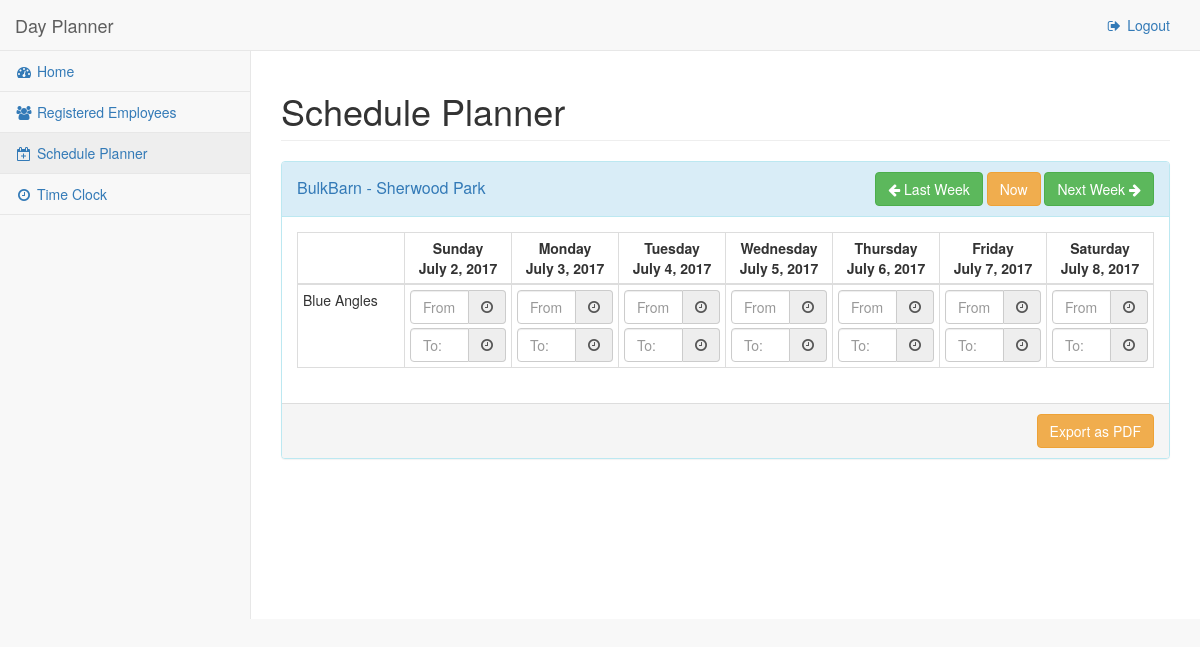
/app/schedule-planner/2017-7-6/ (signed in), run on the app's committed database.
### DayPlanner/models.py (models this page shows, shortened)
class Store(models.Model):
    id = models.UUIDField(
        primary_key=True,
        default=uuid4,
        editable=False
    )
    name = models.CharField(
        max_length=100
    )
    location = models.CharField(
        max_length=100
    )
    franchise = models.ForeignKey(
        Franchise,
        on_delete=models.CASCADE
    )

class Profile(models.Model):
    user = models.OneToOneField(
        User,
        on_delete=models.CASCADE
    )
    address = models.CharField(
        max_length=100,
        blank=True
    )
    cellnumber = models.CharField(
        max_length=12,
        blank=True
    )
    homenumber = models.CharField(
        max_length=12,
        blank=True
    )

class Employee(Profile):
    store = models.ForeignKey(
        Store,
        on_delete=models.CASCADE
    )

class Profile(models.Model):
    user = models.OneToOneField(
        User,
        on_delete=models.CASCADE
    )
    address = models.CharField(
        max_length=100,
        blank=True
    )
    cellnumber = models.CharField(
        max_length=12,
        blank=True
    )
    homenumber = models.CharField(
        max_length=12,
        blank=True
    )

### DayPlanner/views.py (the view, shortened to what this page needs)
# urls.py: url(r'^schedule-planner/(?P<date>[0-9-]+)/$', views.SchedulePlannerView.as_view(), name = 'schedule_planner' ),
class SchedulePlannerView(TemplateView):
    template_name = "DayPlanner/schedule_planner.html"
    success_url = "DayPlanner:schedule_planner"
    pdf_url = "DayPlanner:schedule_pdf"
    current_date = datetime.now().date()
    method_decorator(csrf_protect)
    def get_context_data(self, **kwargs):
        context = super(SchedulePlannerView, self).get_context_data(**kwargs)
        user = self.request.user
        franchise = Manager.objects.get(user = user).franchise
        stores = franchise.store_set.all()
        arg_date = self.get_arg_date(kwargs)
        is_before = self.get_is_before(arg_date)
        calendar = WeekCalendar(arg_date)
        week = calendar.formatWeek()
        last_week = calendar.getPreviousWeek()
        next_week = calendar.getNextWeek()
        context['lastWeek'] = last_week
        context['nextWeek'] = next_week
        context['week'] = week
        context['isBefore'] = is_before
        context['stores'] = self.get_week_schedule(stores,week)
        return context
    def get_arg_date(self,kwargs):
        arg_date = None
        try:
            urlDate = kwargs["date"].split("-")
            year = int(urlDate[0])
            month = int(urlDate[1])
            day = int(urlDate[2])
            arg_date = date(year, month, day)
        except KeyError:
            arg_date = self.current_date
        return arg_date
    def get_is_before(self,arg_date):
        if arg_date < self.current_date:
            return True
        return False
    def get_week_schedule(self,stores,week):
        data = {}
        for store in stores:
            data[store] = {}
            for employee in store.employee_set.all():
                week_schedule = []
                for day in week:
                    day_scedule = {}
                    try:
                        day_scedule[day] = employee.dayschedule_set.get(date=day,employee=employee)
                    except ObjectDoesNotExist:
                        day_scedule[day] = None
                    week_schedule.append(day_scedule)
                data[store][employee] = week_schedule
        return data

### DayPlanner/controller.py (called while the page is built)
    def formatWeek(self):
        weekDict = {0:"Monday",1:"Tuesday",2:"Wednesday",3:"Thursday",4:"Friday",5:"Saturday",6:"Sunday"}
        currentWeek = self.getFullWeek(self.currentDate)
        return currentWeek

    def getNextWeek(self):
        return str(self.nextWeekDate.year) + "-" + str(self.nextWeekDate.month) + "-" + str(self.nextWeekDate.day)

    def getPreviousWeek(self):
        return str(self.previousWeekDate.year) + "-" + str(self.previousWeekDate.month) + "-" + str(self.previousWeekDate.day)

    def getFullWeek(self,date):
        week = []
        weekStart = 0
        weekEnd = 6
        currentWeekDay = date.weekday()
        pointer = currentWeekDay  + 1
        while pointer > weekStart:
            daysBefore = date - timedelta(days=pointer)
            pointer -= 1
            week.append(daysBefore)
        pointer = 0
        currentWeekDay = date.weekday()
        while pointer < weekEnd - currentWeekDay:
            daysAfter = date + timedelta(days=pointer)
            pointer += 1;
            week.append(daysAfter)
        return week

### DayPlanner/templates/DayPlanner/schedule_planner.html (shortened to what this page needs)
{% extends 'base_cp.html' %}
{% load static %}
{% load widget_tweaks %}
{% block css %}
	<link href="{% static 'css/bootstrap-datetimepicker.min.css' %}" rel="stylesheet">
{% endblock %}
{% block main_content %}
<div class="row">
	<div class="col-lg-12">
		<h1 class="page-header">Schedule Planner</h1>
	</div>
</div>
{% for store, employees in stores.items %}
<div class="row">
	<div class="col-lg-12">
		<div class="panel panel-info ">
			<div class="panel-heading">
				<div class="row">
					<div class="col-xs-6">
						<a href="#{{ store.pk }}" data-toggle="collapse">
						<span class="panel-title panel-title-with-buttons">
						{{ store.name }} - {{ store.location }}
						</span>
						</a>
					</div>
					<div class="col-xs-6 text-right">
						<a href="{% url 'DayPlanner:schedule_planner' lastWeek %}" class="btn btn-success">
							<i class="fa fa-arrow-left" aria-hidden="true"></i>
							Last Week
						</a>
						<a href="{% url 'DayPlanner:schedule_planner' %}" class="btn btn-warning">
							Now
						</a>
						<a href="{% url 'DayPlanner:schedule_planner' nextWeek %}" class="btn btn-success">
							Next Week
							<i class="fa fa-arrow-right" aria-hidden="true"></i>
						</a>
					</div>
				</div>
			</div>
			<div class="panel-body collapse in" id="{{ store.pk }}">
				<table class="table table-condensed table-bordered" id="schedule-table">
					<thead>
						<tr>
							<th>
							</th>
							{% for day in week %}
							<th>
								<div class="row">
									<div class="col-lg-12">
										{% if day.weekday is 6 %}
											Sunday
										{% elif day.weekday is 0 %}
											Monday
										{% elif day.weekday is 1 %}
											Tuesday
										{% elif day.weekday is 2 %}
											Wednesday
										{% elif day.weekday is 3 %}
											Thursday
										{% elif day.weekday is 4 %}
											Friday
										{% elif day.weekday is 5 %}
											Saturday
										{% endif %}
									</div>
								</div>
								<div class="row">
									<div class="col-lg-12">
										{{ day }}
									</div>
								</div>
							</th>
							{% endfor %}
						</tr>
					</thead>
					<tbody>
						{% for employee, week in employees.items %}
						<tr>
							<td class="relative">
								<div class="row">
									<div class="col-lg-12">
										{{ employee.user.first_name }} {{ employee.user.last_name }}
									</div>
								</div>
								<br>
							</td>
							{% for schedule in week %}
								{% for date, day in schedule.items %}
								<td>
									<div class="row">
										<div class='col-lg-12'>
										<form  role="form" method="post" class="schedule">
											<div class="form-group">
												<div class="input-group date">
													<input type="text" class="form-control" name="from"  {% if isBefore %} disabled {% endif %} placeholder="From:" {% if day %} value="{{ day.startingTime }}" {% endif %}/>
													<span class="input-group-addon">
														<i class="fa fa-clock-o" aria-hidden="true"></i>
													</span>
												</div>
											</div>
											<div class="form-group">
												<div class="input-group date">
													<input type="text" class="form-control" name="to" {% if isBefore %} disabled {% endif %} placeholder="To:" {% if day %} value="{{ day.endTime }}"" {% endif %}/>
													<span class="input-group-addon">
														<i class="fa fa-clock-o" aria-hidden="true"></i>
													</span>
												</div>
											</div>
										</form>
										</div>
									</div>
								</td>
								{% endfor %}
							{% endfor %}
						</tr>
						{% endfor %}
					</tbody>
				</table>
			</div>
			<div class="panel-footer">
				<div class="row">
					<div class="col-lg-12 text-right">
                        <form method="post" role="form">
						    <button class="btn btn-warning" value="True" name="export_to_pdf">Export as PDF</button>
                        </form>
                    </div>
				</div>
			</div>
		</div>
	</div>
</div>
{% endfor %}
{% endblock %}

### DayPlanner/static/css/sb-admin-2.css (style rules this page uses)
body { background-color: #f8f8f8; }

### DayPlanner/static/css/custom.css (style rules this page uses)
.schedule { width: 100%; }
.panel-title-with-buttons { vertical-align: -webkit-baseline-middle; }
#schedule-table { width: 100%; }
#schedule-table th { width: 12.5%; text-align: center; }
#schedule-table td .form-group { margin-bottom: 4px; }
#schedule-table td .form-group:last-child { margin-bottom: 0px; }

### data on the page
Store: name "BulkBarn", location "Sherwood Park", week "July 2, 2017" "July 3, 2017" "July 4, 2017" "July 5, 2017" "July 6, 2017" "July 7, 2017" "July 8, 2017"
Employee: user.first_name "Blue", user.last_name "Angles"
